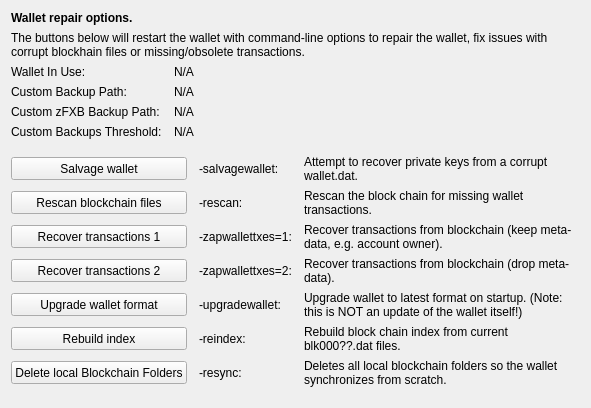
     <widget class="QWidget" name="tab_repair">
      <attribute name="title">
       <string>&amp;Wallet Repair</string>
      </attribute>
      <layout class="QGridLayout" name="gridLayout_4" columnstretch="0,0,0,0">
       <property name="horizontalSpacing">
        <number>12</number>
       </property>
       <item row="0" column="0" colspan="4">
        <widget class="QLabel" name="label_repair_header">
         <property name="font">
          <font>
           <weight>75</weight>
           <bold>true</bold>
          </font>
         </property>
         <property name="text">
          <string>Wallet repair options.</string>
         </property>
        </widget>
       </item>
       <item row="1" column="0" colspan="4">
        <widget class="QLabel" name="label_repair_helptext">
         <property name="font">
          <font>
           <weight>50</weight>
           <bold>false</bold>
          </font>
         </property>
         <property name="text">
          <string>The buttons below will restart the wallet with command-line options to repair the wallet, fix issues with corrupt blockhain files or missing/obsolete transactions.</string>
         </property>
         <property name="wordWrap">
          <bool>true</bool>
         </property>
        </widget>
       </item>
       <item row="2" column="0">
        <widget class="QLabel" name="wallet_path_label">
         <property name="text">
          <string>Wallet In Use:</string>
         </property>
        </widget>
       </item>
       <item row="2" column="1" colspan="3">
        <widget class="QLabel" name="wallet_path">
         <property name="cursor">
          <cursorShape>IBeamCursor</cursorShape>
         </property>
         <property name="text">
          <string>N/A</string>
         </property>
         <property name="textFormat">
          <enum>Qt::PlainText</enum>
         </property>
         <property name="textInteractionFlags">
          <set>Qt::LinksAccessibleByMouse|Qt::TextSelectableByKeyboard|Qt::TextSelectableByMouse</set>
         </property>
        </widget>
       </item>
       <item row="3" column="0">
        <widget class="QLabel" name="wallet_custombackuppath_label">
         <property name="text">
          <string>Custom Backup Path:</string>
         </property>
         <property name="visible">
          <bool>false</bool>
         </property>
        </widget>
       </item>
       <item row="3" column="1" colspan="3">
        <widget class="QLabel" name="wallet_custombackuppath">
         <property name="cursor">
          <cursorShape>IBeamCursor</cursorShape>
         </property>
         <property name="text">
          <string>N/A</string>
         </property>
         <property name="textFormat">
          <enum>Qt::PlainText</enum>
         </property>
         <property name="textInteractionFlags">
          <set>Qt::LinksAccessibleByMouse|Qt::TextSelectableByKeyboard|Qt::TextSelectableByMouse</set>
         </property>
         <property name="visible">
          <bool>false</bool>
         </property>
        </widget>
       </item>
       <item row="4" column="0">
        <widget class="QLabel" name="wallet_customzfxbbackuppath_label">
         <property name="text">
          <string>Custom zFXB Backup Path:</string>
         </property>
         <property name="visible">
          <bool>false</bool>
         </property>
        </widget>
       </item>
       <item row="4" column="1" colspan="3">
        <widget class="QLabel" name="wallet_customzfxbbackuppath">
         <property name="cursor">
          <cursorShape>IBeamCursor</cursorShape>
         </property>
         <property name="text">
          <string>N/A</string>
         </property>
         <property name="textFormat">
          <enum>Qt::PlainText</enum>
         </property>
         <property name="textInteractionFlags">
          <set>Qt::LinksAccessibleByMouse|Qt::TextSelectableByKeyboard|Qt::TextSelectableByMouse</set>
         </property>
         <property name="visible">
          <bool>false</bool>
         </property>
        </widget>
       </item>
       <item row="5" column="0">
        <widget class="QLabel" name="wallet_custombackupthreshold_label">
         <property name="text">
          <string>Custom Backups Threshold:</string>
         </property>
         <property name="visible">
          <bool>false</bool>
         </property>
        </widget>
       </item>
       <item row="5" column="1" colspan="3">
        <widget class="QLabel" name="wallet_custombackupthreshold">
         <property name="cursor">
          <cursorShape>IBeamCursor</cursorShape>
         </property>
         <property name="text">
          <string>N/A</string>
         </property>
         <property name="textFormat">
          <enum>Qt::PlainText</enum>
         </property>
         <property name="textInteractionFlags">
          <set>Qt::LinksAccessibleByMouse|Qt::TextSelectableByKeyboard|Qt::TextSelectableByMouse</set>
         </property>
         <property name="visible">
          <bool>false</bool>
         </property>
        </widget>
       </item>
       <item row="6" column="0">
        <spacer name="verticalSpacer_repair1">
         <property name="orientation">
          <enum>Qt::Vertical</enum>
         </property>
         <property name="sizeHint" stdset="0">
          <size>
           <width>10</width>
           <height>10</height>
          </size>
         </property>
        </spacer>
       </item>
       <item row="7" column="0" colspan="2">
        <widget class="QPushButton" name="btn_salvagewallet">
         <property name="minimumSize">
          <size>
           <width>100</width>
           <height>23</height>
          </size>
         </property>
         <property name="text">
          <string>Salvage wallet</string>
         </property>
        </widget>
       </item>
       <item row="7" column="2">
        <widget class="QLabel" name="label_repair_salvage_command">
         <property name="text">
          <string notr="true">-salvagewallet:</string>
         </property>
        </widget>
       </item>
       <item row="7" column="3">
        <widget class="QLabel" name="label_repair_salvage">
         <property name="text">
          <string>Attempt to recover private keys from a corrupt wallet.dat.</string>
         </property>
         <property name="wordWrap">
          <bool>true</bool>
         </property>
        </widget>
       </item>
       <item row="8" column="0" colspan="2">
        <widget class="QPushButton" name="btn_rescan">
         <property name="minimumSize">
          <size>
           <width>100</width>
           <height>23</height>
          </size>
         </property>
         <property name="text">
          <string>Rescan blockchain files</string>
         </property>
        </widget>
       </item>
       <item row="8" column="2">
        <widget class="QLabel" name="label_repair_rescan_command">
         <property name="text">
          <string notr="true">-rescan:</string>
         </property>
        </widget>
       </item>
       <item row="8" column="3">
        <widget class="QLabel" name="label_repair_rescan">
         <property name="text">
          <string>Rescan the block chain for missing wallet transactions.</string>
         </property>
         <property name="wordWrap">
          <bool>true</bool>
         </property>
        </widget>
       </item>
       <item row="9" column="0" colspan="2">
        <widget class="QPushButton" name="btn_zapwallettxes1">
         <property name="minimumSize">
          <size>
           <width>100</width>
           <height>23</height>
          </size>
         </property>
         <property name="text">
          <string>Recover transactions 1</string>
         </property>
        </widget>
       </item>
       <item row="9" column="2">
        <widget class="QLabel" name="label_repair_zap1_command">
         <property name="text">
          <string notr="true">-zapwallettxes=1:</string>
         </property>
        </widget>
       </item>
       <item row="9" column="3">
        <widget class="QLabel" name="label_repair_zap1">
         <property name="text">
          <string>Recover transactions from blockchain (keep meta-data, e.g. account owner).</string>
         </property>
         <property name="wordWrap">
          <bool>true</bool>
         </property>
        </widget>
       </item>
       <item row="10" column="0" colspan="2">
        <widget class="QPushButton" name="btn_zapwallettxes2">
         <property name="minimumSize">
          <size>
           <width>100</width>
           <height>23</height>
          </size>
         </property>
         <property name="text">
          <string>Recover transactions 2</string>
         </property>
        </widget>
       </item>
       <item row="10" column="2">
        <widget class="QLabel" name="label_repair_zap2_command">
         <property name="text">
          <string notr="true">-zapwallettxes=2:</string>
         </property>
        </widget>
       </item>
       <item row="10" column="3">
        <widget class="QLabel" name="label_repair_zap2">
         <property name="text">
          <string>Recover transactions from blockchain (drop meta-data).</string>
         </property>
         <property name="wordWrap">
          <bool>true</bool>
         </property>
        </widget>
       </item>
       <item row="11" column="0" colspan="2">
        <widget class="QPushButton" name="btn_upgradewallet">
         <property name="minimumSize">
          <size>
           <width>100</width>
           <height>23</height>
          </size>
         </property>
         <property name="text">
          <string>Upgrade wallet format</string>
         </property>
        </widget>
       </item>
       <item row="11" column="2">
        <widget class="QLabel" name="label_repair_upgrade_command">
         <property name="text">
          <string notr="true">-upgradewallet:</string>
         </property>
        </widget>
       </item>
       <item row="11" column="3">
        <widget class="QLabel" name="label_repair_upgrade">
         <property name="text">
          <string>Upgrade wallet to latest format on startup. (Note: this is NOT an update of the wallet itself!)</string>
         </property>
         <property name="wordWrap">
          <bool>true</bool>
         </property>
        </widget>
       </item>
       <item row="12" column="0" colspan="2">
        <widget class="QPushButton" name="btn_reindex">
         <property name="minimumSize">
          <size>
           <width>100</width>
           <height>23</height>
          </size>
         </property>
         <property name="text">
          <string>Rebuild index</string>
         </property>
        </widget>
       </item>
       <item row="12" column="2">
        <widget class="QLabel" name="label_repair_reindex_command">
         <property name="text">
          <string notr="true">-reindex:</string>
         </property>
        </widget>
       </item>
       <item row="12" column="3">
        <widget class="QLabel" name="label_repair_reindex">
         <property name="text">
          <string>Rebuild block chain index from current blk000??.dat files.</string>
         </property>
         <property name="wordWrap">
          <bool>true</bool>
         </property>
        </widget>
       </item>
       <item row="13" column="0" colspan="2">
        <widget class="QPushButton" name="btn_resync">
         <property name="minimumSize">
          <size>
           <width>100</width>
           <height>23</height>
          </size>
         </property>
         <property name="text">
          <string>Delete local Blockchain Folders</string>
         </property>
        </widget>
       </item>
       <item row="13" column="2">
        <widget class="QLabel" name="label_repair_resync_command">
         <property name="text">
          <string>-resync:</string>
         </property>
        </widget>
       </item>
       <item row="13" column="3">
        <widget class="QLabel" name="label_repair_resync">
         <property name="text">
          <string>Deletes all local blockchain folders so the wallet synchronizes from scratch.</string>
         </property>
         <property name="wordWrap">
          <bool>true</bool>
         </property>
        </widget>
       </item>
       <item row="14" column="0">
        <spacer name="verticalSpacer_repair2">
         <property name="orientation">
          <enum>Qt::Vertical</enum>
         </property>
         <property name="sizeHint" stdset="0">
          <size>
           <width>20</width>
           <height>10</height>
          </size>
         </property>
        </spacer>
       </item>
      </layout>
     </widget>
